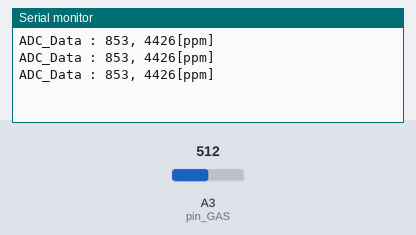
A sketch run on a simulated Arduino Uno, built with avr-gcc and run on an emulated ATmega328P. Parts: the last lines printed to the serial monitor. The inputs (shaded band) are chosen by the test bench; at power-on: A3 (pin_GAS) = 512.

Above: at 1.3 s.
1.4 s: A3 (pin_GAS) set to 716
At 1.9 s:
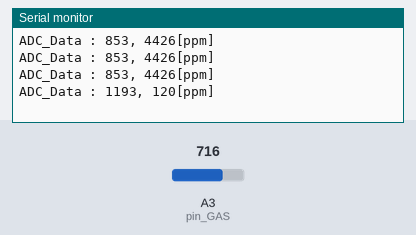
2.9 s: A3 (pin_GAS) set to 900
At 3.4 s:
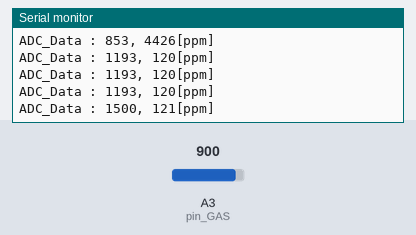
Timing chart, 0 to 5.9 s (numbered marks = the images above; inputs shaded):
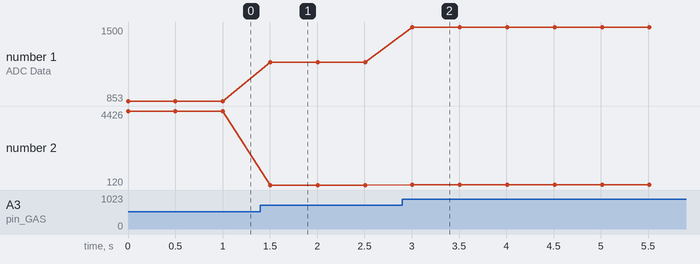

Measured:
- after the input at 1.4 s, the serial monitor: prints a new line after 0.10 s (image 1)
- after the input at 2.9 s, the serial monitor: prints a new line after 0.11 s (image 2)
- plotted number 1: 853 → 1193 after the input at 1.4 s, 1193 → 1500 after the input at 2.9 s
- plotted number 2: 4426 → 120 after the input at 1.4 s, 120 → 121 after the input at 2.9 s

The sketch:

IOT_SMART_THING_GAS.ino
```cpp
int pin_GAS = A3;

uint16_t ADC_Data, PPM;

void setup() {
  Serial.begin(115200);

  pinMode(pin_GAS, INPUT);
}

void loop() {
  ADC_Data = analogRead(pin_GAS)/0.6; // ADC & 3V -> 5V level
  PPM = GAS_tr(ADC_Data);  // ADC_data -> ppm

  Serial.print("\n\rADC_Data : ");
  Serial.print(ADC_Data);
  Serial.print(", ");
  Serial.print(PPM);
  Serial.print("[ppm]");
  delay(500);
}

uint16_t GAS_tr(uint16_t adc_data)
{
  float ratio;
  uint16_t ppm;
  ratio = adc_data;
  ratio = ratio/(1023-adc_data);  // Ro/Rs = Vo/Vs = adc_data/(1023-adc_data)
  if(ratio > 6.7)
  {
    ratio = 6.7;
  }
  ppm = pow(2.71828182,0.7201*ratio)*119.37; // e=2.71828182
  if(ppm > 10000)
  {
    ppm = 10000;
  }
  return ppm;
}
```
